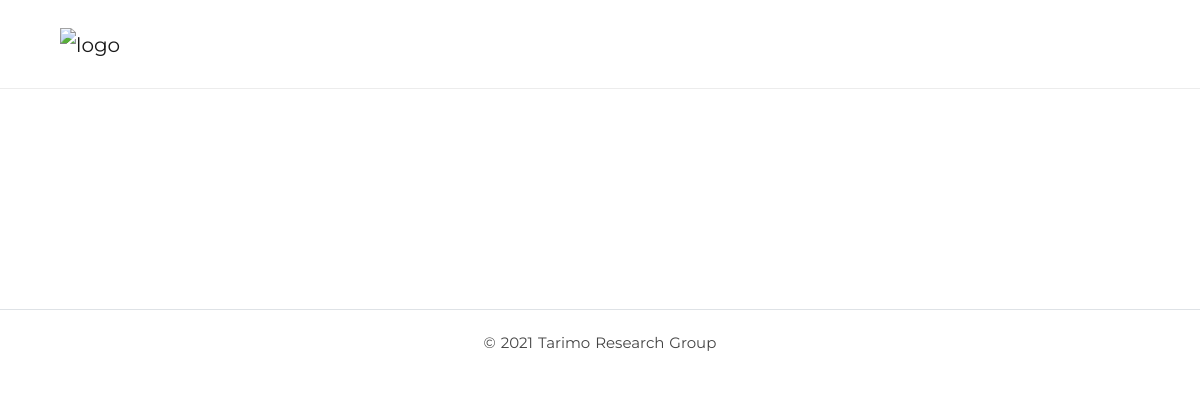
/blogs/, run on an earlier commit of the app's database.
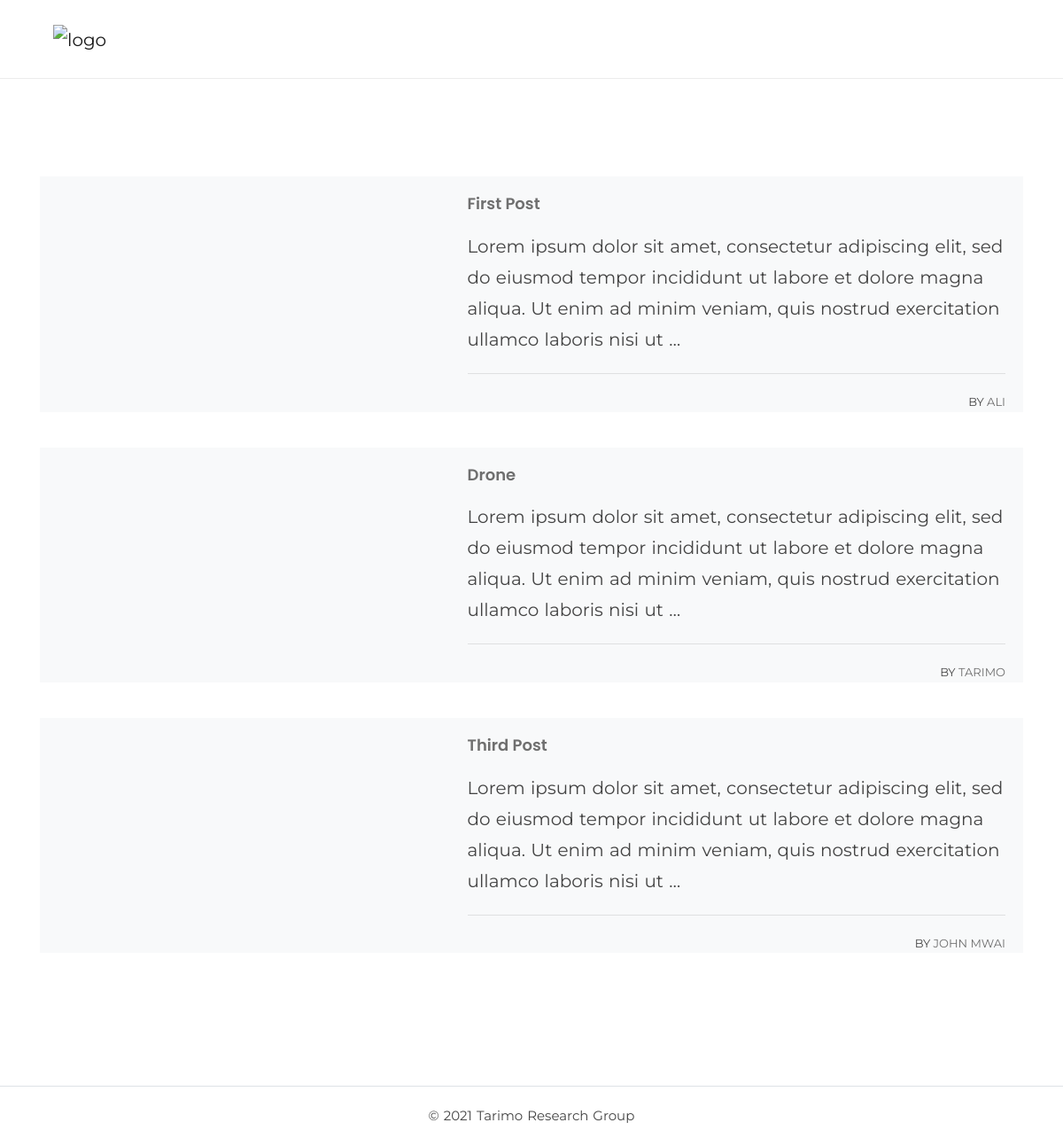
And on a later commit of the database.
### research_site/models.py (models this page shows, shortened)
class Post(models.Model):
	title = models.CharField(max_length=200)
	author = models.CharField(max_length=200)
	content = models.TextField()
	created_date = models.DateTimeField(auto_now_add=True,verbose_name="Creation Date")
	post_image = models.FileField(upload_to='posts', blank = True,null = True,verbose_name="Add Photos to Article")
	slug = models.SlugField(
		max_length=256,
		verbose_name=_('Slug :'),
		unique=True,
		null=False,
		blank=False
	)
	class Meta:
		ordering = ['-created_date']

### research_site/views.py (the view)
# urls.py: path('blogs/', BlogView.as_view(), name='blogs'),
class BlogView(ListView):
    model = Post
    template_name = 'blog.html'
    context_object_name = "blogs"

### templates/blog.html (shortened to what this page needs)
{% extends "base.html" %}
{% block content %}
<div class="row">
  {% for blog in blogs %}
  <div class="card margin-40px-bottom border-0 bg-light rounded-0">
      <div class="row no-gutters list-blog">
          <div class="col-md-5">
              <div class="bg-img cover-background h-100 min-height-250" data-overlay-dark="0" ></div>
          </div>
          <div class="col-md-7">
              <div class="card-body">
                  <h5><a href="{% url 'blog_detail' blog.pk %}">{{ blog.title }}</a></h5>
                  <p>{{ blog.content|truncatechars:200 }}</p>
                  <div class="meta">
                      <span class="author">By <a href="#!">{{ blog.author }}</a></span>
                  </div>
              </div>
          </div>
      </div>
  </div>
  {% endfor %}
</div>
{% endblock %}

### templates/base.html (shortened to what this page needs)
<!DOCTYPE html>
<html lang="en">
<head>
  {% load static %}
  <link href="{% static 'css/plugins.css' %}" rel="stylesheet"/>
  <link href="{% static 'css/styles.css' %}" rel="stylesheet"/>
  <link href="{% static 'css/custom.css' %}" rel="stylesheet"/>
  <link href="{% static 'css/material-cards.css' %}" rel="stylesheet"/>
  <link href="{% static 'css/space.css' %}" rel="stylesheet"/>
  <link href="{% static 'css/landing.css' %}" rel="stylesheet"/>
</head>
<body>
  <div class="main-wrapper">
    <header class="classic-header">
      <div class="navbar-default">
        <div class="container">
          <div class="row align-items-center">
            <div class="col-md-12">
              <div class="menu_area">
                <nav class="navbar navbar-expand-lg navbar-light no-padding">
                  <div class="navbar-header navbar-header-custom">
                    <a href="{% url 'home' %}" class="navbar-brand width-200px sm-width-180px xs-width-150px"><img id="logo" src="{% static 'img/logo.png' %}" alt="logo"></a>
                  </div>
                  <div class="attr-nav sm-no-margin ml-auto sm-margin-65px-right xs-margin-55px-right">
                    <ul class="social-links no-margin text-center">
                      <li>
                        <a href="javascript:void(0)"><i class="fab fa-twitter"></i></a>
                      </li>
                      <li>
                        <a href="javascript:void(0)"><i class="fab fa-instagram"></i></a>
                      </li>
                      <a href="javascript:void(0)"><i class="fab fa-linkedin-in"></i></a>
                  </ul>
                </div>
              </nav>
            </div>
          </div>
        </div>
      </div>
    </div>
  </header>
  <section>
    <div class="container">
      {% block content %}
      {% endblock %}
    </div>
  </section>
  <footer class="footer-bar no-margin text-center border-top">
    <div class="container">
      <p>&copy; 2021 Tarimo Research Group</p>
    </div>
  </footer>
  </div>
</body>
</html>

### assets/css/styles.css (style rules this page uses)
.min-height-250 { min-height: 250px; }
.social-links li { display: inline-block; font-size: 14px; margin-right: 15px; }
.social-links li a { color: #232323; }
.list-blog h5 { font-size: 18px; }
.list-blog .meta { border-top: 1px solid rgba(0, 0, 0, 0.1); font-size: 13px; text-transform: uppercase; padding-top: 20px; margin-top: 20px; }
.list-blog .meta .author { float: right; }
footer { font-size: 15px; }
footer p { margin-bottom: 0; }
.footer-bar { float: left; width: 100%; padding-top: 20px; padding-bottom: 20px; }

### assets/css/custom.css (style rules this page uses)
#logo { max-height: 60px; }

What changed in the data, as far as the page shows it:
added Post: title "First Post", content "Lorem ipsum dolor sit amet, consectetur adipiscing elit, sed do eiusmod tempor incididunt ut labore et dolore magna aliqua. Ut enim ad minim veniam, quis nostrud exercitation ullamco laboris nisi ut …", author "ALI"
added Post: title "Drone", content "Lorem ipsum dolor sit amet, consectetur adipiscing elit, sed do eiusmod tempor incididunt ut labore et dolore magna aliqua. Ut enim ad minim veniam, quis nostrud exercitation ullamco laboris nisi ut …", author "TARIMO"
added Post: title "Third Post", content "Lorem ipsum dolor sit amet, consectetur adipiscing elit, sed do eiusmod tempor incididunt ut labore et dolore magna aliqua. Ut enim ad minim veniam, quis nostrud exercitation ullamco laboris nisi ut …", author "JOHN MWAI"
